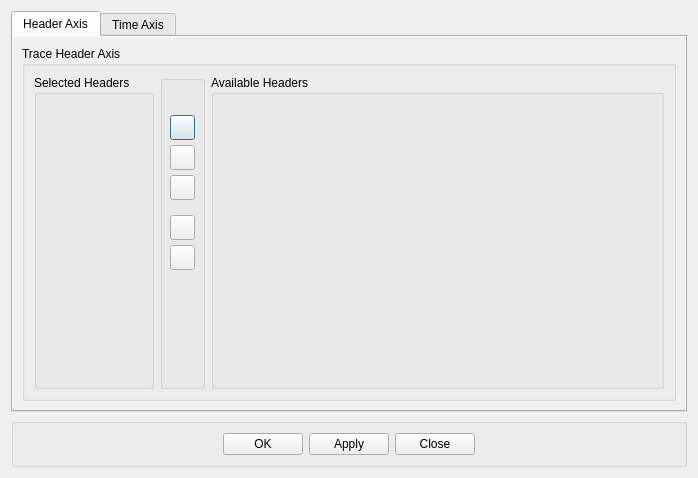
<?xml version="1.0" encoding="UTF-8"?>
<ui version="4.0">
 <class>AxisDialog</class>
 <widget class="QDialog" name="AxisDialog">
  <property name="windowModality">
   <enum>Qt::ApplicationModal</enum>
  </property>
  <property name="geometry">
   <rect>
    <x>0</x>
    <y>0</y>
    <width>698</width>
    <height>478</height>
   </rect>
  </property>
  <property name="windowTitle">
   <string>Axes Setup</string>
  </property>
  <layout class="QVBoxLayout" name="verticalLayout">
   <item>
    <widget class="QTabWidget" name="tabWidget">
     <property name="currentIndex">
      <number>0</number>
     </property>
     <widget class="QWidget" name="tab">
      <property name="autoFillBackground">
       <bool>true</bool>
      </property>
      <attribute name="title">
       <string>Header Axis</string>
      </attribute>
      <layout class="QVBoxLayout" name="verticalLayout_5">
       <item>
        <widget class="QGroupBox" name="groupBox_2">
         <property name="title">
          <string>Trace Header Axis</string>
         </property>
         <layout class="QHBoxLayout" name="horizontalLayout">
          <item>
           <widget class="QGroupBox" name="selHdrsBox">
            <property name="sizePolicy">
             <sizepolicy hsizetype="Fixed" vsizetype="Expanding">
              <horstretch>0</horstretch>
              <verstretch>0</verstretch>
             </sizepolicy>
            </property>
            <property name="maximumSize">
             <size>
              <width>120</width>
              <height>16777215</height>
             </size>
            </property>
            <property name="title">
             <string>Selected Headers</string>
            </property>
           </widget>
          </item>
          <item>
           <widget class="QGroupBox" name="groupBox_4">
            <property name="sizePolicy">
             <sizepolicy hsizetype="Fixed" vsizetype="Expanding">
              <horstretch>0</horstretch>
              <verstretch>0</verstretch>
             </sizepolicy>
            </property>
            <property name="minimumSize">
             <size>
              <width>45</width>
              <height>0</height>
             </size>
            </property>
            <property name="title">
             <string/>
            </property>
            <widget class="QPushButton" name="addBtn">
             <property name="geometry">
              <rect>
               <x>10</x>
               <y>40</y>
               <width>25</width>
               <height>25</height>
              </rect>
             </property>
             <property name="sizePolicy">
              <sizepolicy hsizetype="Fixed" vsizetype="Fixed">
               <horstretch>0</horstretch>
               <verstretch>0</verstretch>
              </sizepolicy>
             </property>
             <property name="minimumSize">
              <size>
               <width>25</width>
               <height>25</height>
              </size>
             </property>
             <property name="maximumSize">
              <size>
               <width>25</width>
               <height>25</height>
              </size>
             </property>
             <property name="text">
              <string/>
             </property>
             <property name="icon">
              <iconset resource="myrc.qrc">
               <normaloff>:/images/ToLeft.png</normaloff>:/images/ToLeft.png</iconset>
             </property>
            </widget>
            <widget class="QPushButton" name="delBtn">
             <property name="geometry">
              <rect>
               <x>10</x>
               <y>70</y>
               <width>25</width>
               <height>25</height>
              </rect>
             </property>
             <property name="sizePolicy">
              <sizepolicy hsizetype="Fixed" vsizetype="Fixed">
               <horstretch>0</horstretch>
               <verstretch>0</verstretch>
              </sizepolicy>
             </property>
             <property name="minimumSize">
              <size>
               <width>25</width>
               <height>25</height>
              </size>
             </property>
             <property name="maximumSize">
              <size>
               <width>25</width>
               <height>25</height>
              </size>
             </property>
             <property name="text">
              <string/>
             </property>
             <property name="icon">
              <iconset resource="myrc.qrc">
               <normaloff>:/images/ToRight.png</normaloff>:/images/ToRight.png</iconset>
             </property>
            </widget>
            <widget class="QPushButton" name="dellAllBtn">
             <property name="geometry">
              <rect>
               <x>10</x>
               <y>100</y>
               <width>25</width>
               <height>25</height>
              </rect>
             </property>
             <property name="sizePolicy">
              <sizepolicy hsizetype="Fixed" vsizetype="Fixed">
               <horstretch>0</horstretch>
               <verstretch>0</verstretch>
              </sizepolicy>
             </property>
             <property name="minimumSize">
              <size>
               <width>25</width>
               <height>25</height>
              </size>
             </property>
             <property name="maximumSize">
              <size>
               <width>25</width>
               <height>25</height>
              </size>
             </property>
             <property name="text">
              <string/>
             </property>
             <property name="icon">
              <iconset resource="myrc.qrc">
               <normaloff>:/images/ToLeftAll.png</normaloff>:/images/ToLeftAll.png</iconset>
             </property>
            </widget>
            <widget class="QPushButton" name="upBtn">
             <property name="geometry">
              <rect>
               <x>10</x>
               <y>140</y>
               <width>25</width>
               <height>25</height>
              </rect>
             </property>
             <property name="sizePolicy">
              <sizepolicy hsizetype="Fixed" vsizetype="Fixed">
               <horstretch>0</horstretch>
               <verstretch>0</verstretch>
              </sizepolicy>
             </property>
             <property name="minimumSize">
              <size>
               <width>25</width>
               <height>25</height>
              </size>
             </property>
             <property name="maximumSize">
              <size>
               <width>25</width>
               <height>25</height>
              </size>
             </property>
             <property name="text">
              <string/>
             </property>
             <property name="icon">
              <iconset resource="myrc.qrc">
               <normaloff>:/images/ToUp.png</normaloff>:/images/ToUp.png</iconset>
             </property>
            </widget>
            <widget class="QPushButton" name="downBtn">
             <property name="geometry">
              <rect>
               <x>10</x>
               <y>170</y>
               <width>25</width>
               <height>25</height>
              </rect>
             </property>
             <property name="sizePolicy">
              <sizepolicy hsizetype="Fixed" vsizetype="Fixed">
               <horstretch>0</horstretch>
               <verstretch>0</verstretch>
              </sizepolicy>
             </property>
             <property name="minimumSize">
              <size>
               <width>25</width>
               <height>25</height>
              </size>
             </property>
             <property name="maximumSize">
              <size>
               <width>25</width>
               <height>25</height>
              </size>
             </property>
             <property name="text">
              <string/>
             </property>
             <property name="icon">
              <iconset resource="myrc.qrc">
               <normaloff>:/images/ToDn.png</normaloff>:/images/ToDn.png</iconset>
             </property>
            </widget>
           </widget>
          </item>
          <item>
           <widget class="QGroupBox" name="aviHdrsBox">
            <property name="sizePolicy">
             <sizepolicy hsizetype="Expanding" vsizetype="Expanding">
              <horstretch>0</horstretch>
              <verstretch>0</verstretch>
             </sizepolicy>
            </property>
            <property name="title">
             <string>Available Headers</string>
            </property>
           </widget>
          </item>
         </layout>
        </widget>
       </item>
      </layout>
     </widget>
     <widget class="QWidget" name="tab_2">
      <property name="autoFillBackground">
       <bool>true</bool>
      </property>
      <attribute name="title">
       <string>Time Axis</string>
      </attribute>
      <layout class="QVBoxLayout" name="verticalLayout_2">
       <item>
        <widget class="QGroupBox" name="groupBox">
         <property name="title">
          <string>Time Axis</string>
         </property>
         <widget class="QLabel" name="label">
          <property name="geometry">
           <rect>
            <x>10</x>
            <y>30</y>
            <width>47</width>
            <height>13</height>
           </rect>
          </property>
          <property name="text">
           <string>Axis Step</string>
          </property>
         </widget>
         <widget class="QComboBox" name="dTCbx">
          <property name="geometry">
           <rect>
            <x>70</x>
            <y>30</y>
            <width>141</width>
            <height>22</height>
           </rect>
          </property>
          <property name="editable">
           <bool>true</bool>
          </property>
          <property name="currentIndex">
           <number>4</number>
          </property>
          <item>
           <property name="text">
            <string>10</string>
           </property>
          </item>
          <item>
           <property name="text">
            <string>20</string>
           </property>
          </item>
          <item>
           <property name="text">
            <string>25</string>
           </property>
          </item>
          <item>
           <property name="text">
            <string>50</string>
           </property>
          </item>
          <item>
           <property name="text">
            <string>100</string>
           </property>
          </item>
          <item>
           <property name="text">
            <string>200</string>
           </property>
          </item>
          <item>
           <property name="text">
            <string>500</string>
           </property>
          </item>
          <item>
           <property name="text">
            <string>1000</string>
           </property>
          </item>
          <item>
           <property name="text">
            <string>2000</string>
           </property>
          </item>
          <item>
           <property name="text">
            <string>5000</string>
           </property>
          </item>
          <item>
           <property name="text">
            <string>New Item</string>
           </property>
          </item>
         </widget>
         <widget class="QLabel" name="label_2">
          <property name="geometry">
           <rect>
            <x>10</x>
            <y>30</y>
            <width>47</width>
            <height>13</height>
           </rect>
          </property>
          <property name="text">
           <string>Axis Step</string>
          </property>
         </widget>
         <widget class="QCheckBox" name="ckTimLines">
          <property name="geometry">
           <rect>
            <x>20</x>
            <y>70</y>
            <width>191</width>
            <height>17</height>
           </rect>
          </property>
          <property name="text">
           <string>Show time lines</string>
          </property>
         </widget>
        </widget>
       </item>
      </layout>
     </widget>
    </widget>
   </item>
   <item>
    <widget class="QGroupBox" name="groupBox_3">
     <property name="sizePolicy">
      <sizepolicy hsizetype="Preferred" vsizetype="Fixed">
       <horstretch>0</horstretch>
       <verstretch>0</verstretch>
      </sizepolicy>
     </property>
     <property name="title">
      <string/>
     </property>
     <layout class="QHBoxLayout" name="horizontalLayout_2">
      <item>
       <spacer name="horizontalSpacer">
        <property name="orientation">
         <enum>Qt::Horizontal</enum>
        </property>
        <property name="sizeHint" stdset="0">
         <size>
          <width>203</width>
          <height>20</height>
         </size>
        </property>
       </spacer>
      </item>
      <item>
       <widget class="QPushButton" name="okButton">
        <property name="text">
         <string>OK</string>
        </property>
       </widget>
      </item>
      <item>
       <widget class="QPushButton" name="applyButton">
        <property name="text">
         <string>Apply</string>
        </property>
       </widget>
      </item>
      <item>
       <widget class="QPushButton" name="closeButton">
        <property name="text">
         <string>Close</string>
        </property>
       </widget>
      </item>
      <item>
       <spacer name="horizontalSpacer_2">
        <property name="orientation">
         <enum>Qt::Horizontal</enum>
        </property>
        <property name="sizeHint" stdset="0">
         <size>
          <width>202</width>
          <height>20</height>
         </size>
        </property>
       </spacer>
      </item>
     </layout>
    </widget>
   </item>
  </layout>
 </widget>
 <resources>
  <include location="myrc.qrc"/>
 </resources>
 <connections/>
</ui>
